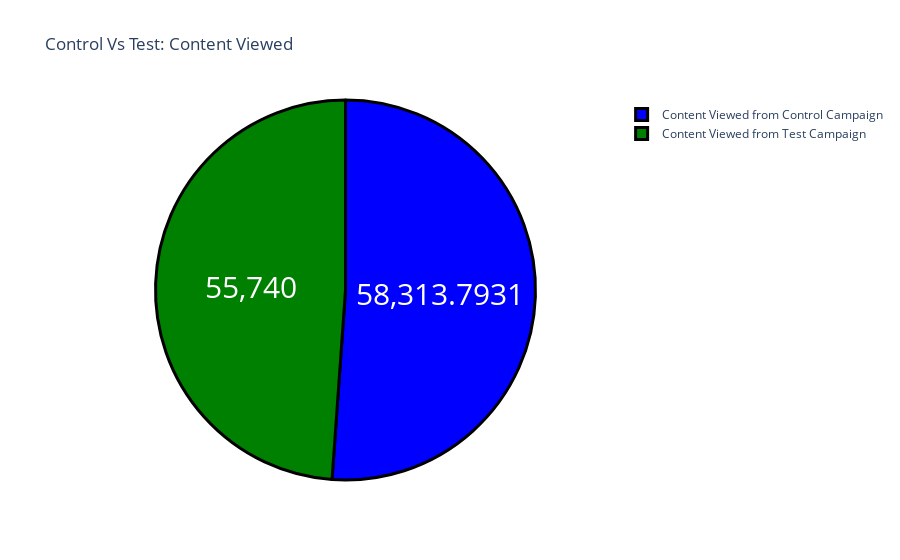

The cell this chart's notebook holds for it:
### Code cell
label = ["Content Viewed from Control Campaign", 
         "Content Viewed from Test Campaign"]
counts = [sum(control_data["Content Viewed"]), 
          sum(test_data["Content Viewed"])]
colors = ['blue','green']
fig = go.Figure(data=[go.Pie(labels=label, values=counts)])
fig.update_layout(title_text='Control Vs Test: Content Viewed')
fig.update_traces(hoverinfo='label+percent', textinfo='value', 
                  textfont_size=30,
                  marker=dict(colors=colors, 
                              line=dict(color='black', width=3)))
fig.show()

### Figure 1 — Plotly figure (JSON) as saved in the notebook; plotly's stock layout.template omitted (floating-point values rounded to 4 significant figures)
{"data": [{"hoverinfo": "label+percent", "labels": ["Content Viewed from Control Campaign", "Content Viewed from Test Campaign"], "marker": {"colors": ["blue", "green"], "line": {"color": "black", "width": 3}}, "textfont": {"size": 30}, "textinfo": "value", "type": "pie", "values": [58310.0, 55740]}], "layout": {"title": {"text": "Control Vs Test: Content Viewed"}}}
